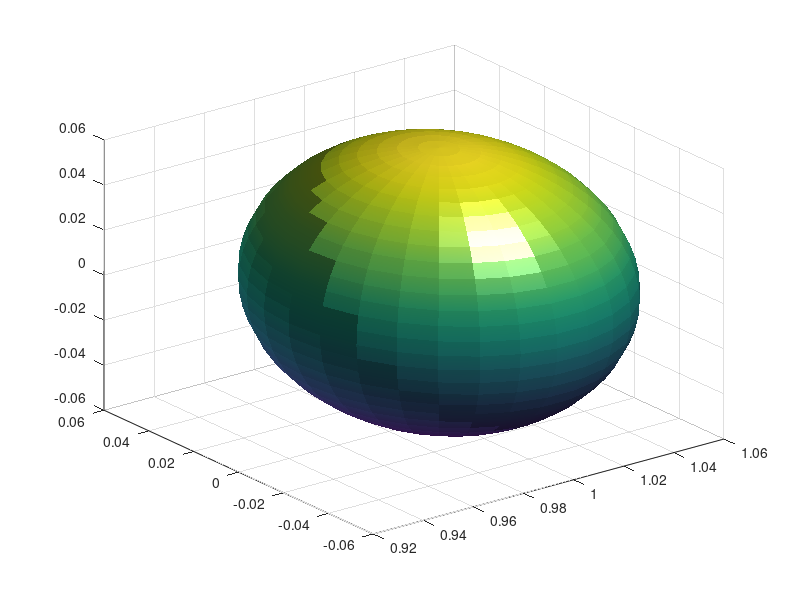

Reproduce this figure in MATLAB. (Note: this script raises an error after producing the figure.)
%%%%%%%%%%%%%%%%%%%%%%%%%%%%%%%%%%%%%%%%%%%%%%%%%%%%%%
%% Soheil Fatehiboroujeni
%  University of California, Merced
%
%  The script generates a helix and uses 3d spheres 
%  instead of 2d Matlab markers
%%%%%%%%%%%%%%%%%%%%%%%%%%%%%%%%%%%%%%%%%%%%%%%%%%%%%%

clc
clear

[x,y,z] = sphere(30);
x=0.06*x;
y=0.06*y;
z=0.06*z;

t=0:0.1:5*pi;
x1=cos(t);
y1=sin(t);
z1=0.5*t;
[n1 n2]=size(t);

for i=1:n2
    s2=surf(x+x1(i),y+y1(i),z+z1(i));   
    shading interp
    hold on
    camlight
    lighting phong
    set(s2); %,'facecolor',[.98 .00 .02]
end

axis equal
set(0,'defaultTextInterpreter','latex')
set(gcf,'color','w')
set(gca,'FontSize',18)
hFig = figure(1);
set(hFig, 'Position', [20 20 400 700])
map = [.98 .00 .02];
colormap(map)

xlabel('$x$ (m)','FontSize',24)
ylabel('$y$ (m)','FontSize',24)
zlabel('$z$ (m)','FontSize',24)